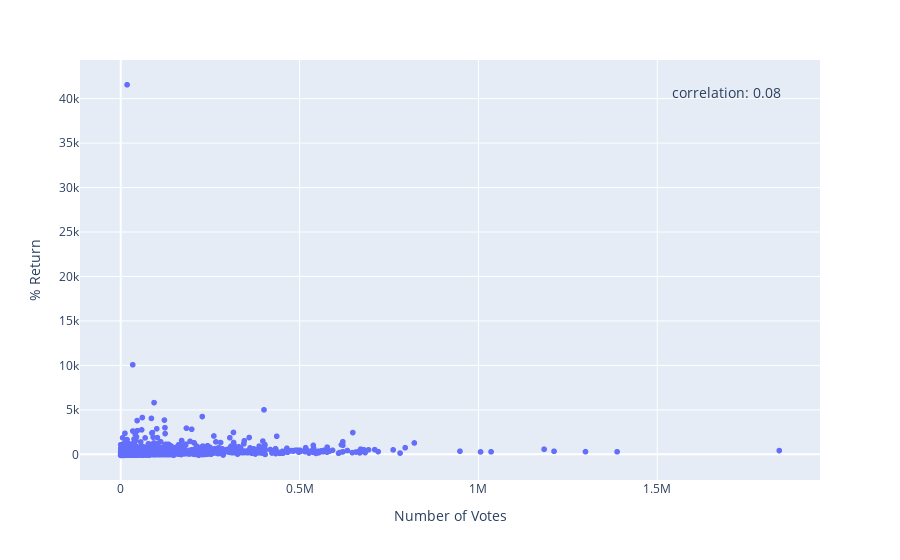

Write notebook code for a chart like this one.
### Markdown cell above
Now how about we look at Profit % versus numvotes

### Code cell
votesProfit = px.scatter(question2DF, x="numvotes", y="% Return")
correlation = question2DF["numvotes"].corr(question2DF["% Return"])
votesProfit.update_layout(annotations=[dict(x=0.95, y=0.95, xref='paper', yref='paper', text=f'correlation: {correlation:.2f}', 
                                 showarrow=False, font=dict(size=14))],xaxis_title='Number of Votes', yaxis_title='% Return')

### Figure 1 — Plotly figure (JSON) as saved in the notebook; plotly's stock layout.template omitted (floating-point values rounded to 4 significant figures; data arrays with more than 128 entries replaced by an {"elided": "..."} marker saying what was removed)
{"data": [{"hovertemplate": "numvotes=%{x}<br>% Return=%{y}<extra></extra>", "legendgroup": "", "marker": {"color": "#636efa", "symbol": "circle"}, "mode": "markers", "name": "", "showlegend": false, "type": "scattergl", "x": {"elided": "1496 int values"}, "xaxis": "x", "y": {"elided": "1496 float values"}, "yaxis": "y"}], "layout": {"annotations": [{"font": {"size": 14}, "showarrow": false, "text": "correlation: 0.08", "x": 0.95, "xref": "paper", "y": 0.95, "yref": "paper"}], "legend": {"tracegroupgap": 0}, "margin": {"t": 60}, "xaxis": {"anchor": "y", "domain": [0, 1], "title": {"text": "Number of Votes"}}, "yaxis": {"anchor": "x", "domain": [0, 1], "title": {"text": "% Return"}}}}
